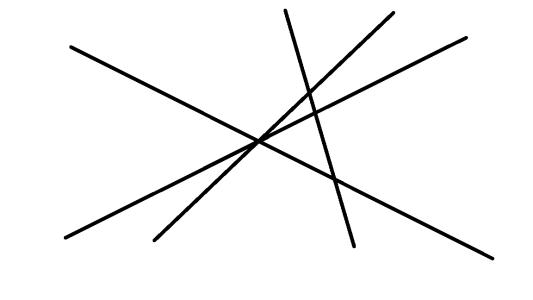
#> input picture opencv/3.jpg, 533 x 300 px, found by its file name
$ python example18.py
#> lines starting #> are read from the running program, lines starting #| are printed output that depends on the picture; after the words box and inside, x2 and y2 are one past the last pixel; in counts of white or black regions, pixels touching at a corner belong together; long printed decimals are rounded
#> further down, src is the input picture: shape (300, 533, 3); min 0, max 255, mean 246.1
# 直线检测

import cv2 as cv
import numpy as np


def line_detect(image):
    gray = cv.cvtColor(image, cv.COLOR_BGR2GRAY)
    cv.imshow("gray", gray)
    edges = cv.Canny(gray, 50, 150, apertureSize=3)
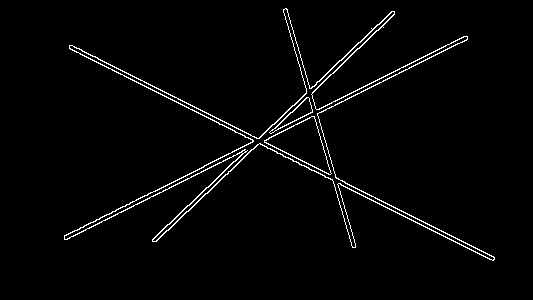
#> edges: shape (300, 533); 2.3% white in thin lines or dots, all inside (x1, y1, x2, y2) = (64, 8, 495, 261)
    lines = cv.HoughLines(edges, 1.0, np.pi / 180, 140, 10, 0)
#> lines = [[14, 2.02], [6, 2.04], [10, 2.04], [279, 0.803], [240, 1.12], [283, 0.803], [237, 1.12], [244, 1.1], [281, 0.785], [-270, 2.86]]
    '''
HoughLinesP(image, rho, theta, threshold, lines=None, minLineLength=None, maxLineGap=None)
1.image： 必须是二值图像，推荐使用canny边缘检测的结果图像；
2.rho：线段以像素为单位的距离精度，double类型的，推荐用1.0
3.theta： 线段以弧度为单位的角度精度，推荐用numpy.pi/180
4.threshod：累加平面的阈值参数，int类型，超过设定阈值才被检测出线段，值越大，基本上意味着检出的线段越长，检出的线段个数越少。根据情况推荐先用100试试
5.lines：线条的输出向量。
6.minLineLength：线段以像素为单位的最小长度。
7.maxLineGap：同一方向上两条线段判定为一条线段的最大允许间隔（断裂），超过了设定值，则把两条线段当成一条线段，值越大，允许线段上的断裂越大，越有可能检出潜在的直线段'''
    print(lines)
#| [[[  14.            2.025  ]]
#|  [[   6.            2.042  ]]
#|  [[  10.            2.042  ]]
#|  [[ 279.            0.8029]]
#|  [[ 240.            1.117 ]]
#|  [[ 283.            0.8029]]
#|  [[ 237.            1.117 ]]
#|  [[ 244.            1.100 ]]
#|  [[ 281.            0.7854 ]]
#|  [[-270.            2.862   ]]]
    for line in lines:
        rho, theta = line[0]
        a = np.cos(theta)
        b = np.sin(theta)
        print(a, b)
        x0 = a * rho
        y0 = b * rho
        x1 = int(x0 + 1000 * (-b))
        y1 = int(y0 + 1000 * (a))
        x2 = int(x0 - 1000 * (-b))
        y2 = int(y0 - 1000 * (a))
        cv.line(image, (x1, y1), (x2, y2), (0, 0, 255), 2)
#> this loop made 10 passes
#> (rho, theta, a, b, x0, y0, x1, y1) on passes 1 to 10: (14, 2.02, -0.438, 0.899, -6.14, 12.58, -904, -425), (6, 2.04, -0.454, 0.891, -2.72, 5.35, -893, -448), (10, 2.04, -0.454, 0.891, -4.54, 8.91, -895, -445), (279, 0.803, 0.695, 0.719, 193.8, 200.7, -525, 895), (240, 1.12, 0.438, 0.899, 105.2, 215.7, -793, 654), (283, 0.803, 0.695, 0.719, 196.6, 203.6, -522, 898), (237, 1.12, 0.438, 0.899, 103.9, 213, -794, 651), (244, 1.1, 0.454, 0.891, 110.8, 217.4, -780, 671), (281, 0.785, 0.707, 0.707, 198.7, 198.7, -508, 905), (-270, 2.86, -0.961, 0.276, 259.5, -74.42, -16, -1035)
#| -0.4384 0.8988
#| -0.454 0.891
#| -0.454 0.891
#| 0.6947 0.7193
#| 0.4384 0.8988
#| 0.6947 0.7193
#| 0.4384 0.8988
#| 0.454 0.891
#> (further printed lines are left out)
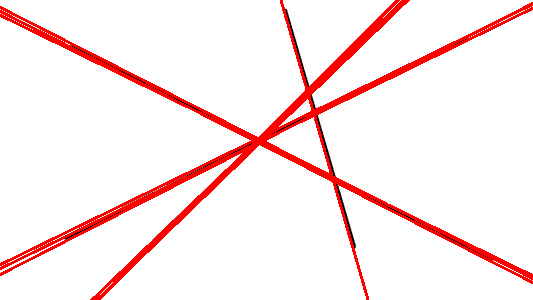
#> image: shape (300, 533, 3); 7.65% of pixels changed, all inside (x1, y1, x2, y2) = (0, 0, 533, 300)
    cv.imshow("image_line", image)


# ----------------------------------
print("Hello to Opencv world")
src = cv.imread("F:\\pythonwork\\opencv\\3.jpg")  # 地址
# cv.namedWindow("input image", cv.WINDOW_AUTOSIZE) # 窗口设置名称，自由尺寸
cv.imshow("origin", src)
t1 = cv.getTickCount()
line_detect(src)

t2 = cv.getTickCount()
print((t2 - t1) / cv.getTickFrequency() * 1000)
#| 26.436
cv.waitKey(3000)

cv.destroyAllWindows()

$ run again, with opencv/2.jpg copied over opencv/3.jpg
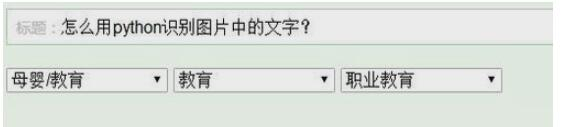
#> input picture opencv/2.jpg, 566 x 127 px, found by its file name
#> src is the input picture: shape (127, 566, 3); mean B, G, R 219, 224.1, 219.2
#> in line_detect, `edges = cv.Canny(gray, 50, 150, apertureSize=3)`:
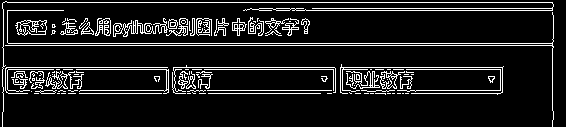
#> edges: shape (127, 566); 10.6% white in thin lines or dots
#> lines = 23 rows, first 8: [45, 1.57], [2, 1.57], [43, 1.57], [67, 1.57], [69, 1.57], [93, 1.57], [90, 1.57], [10, 1.57]
#> (printed output is left out)
#> the loop in line_detect, `for line in lines:` made 23 passes
#> (rho, theta, a, b, x0, y0, x1, y1) on passes 1 to 8: (45, 1.57, -4.37e-08, 1, -1.97e-06, 45, -1000, 44), (2, 1.57, -4.37e-08, 1, -8.74e-08, 2, -1000, 1), (43, 1.57, -4.37e-08, 1, -1.88e-06, 43, -1000, 42), (67, 1.57, -4.37e-08, 1, -2.93e-06, 67, -1000, 66), (69, 1.57, -4.37e-08, 1, -3.02e-06, 69, -1000, 68), (93, 1.57, -4.37e-08, 1, -4.07e-06, 93, -1000, 92), (90, 1.57, -4.37e-08, 1, -3.93e-06, 90, -1000, 89), (10, 1.57, -4.37e-08, 1, -4.37e-07, 10, -1000, 9)
#> (printed output is left out)
#> after the loop in line_detect, `for line in lines:`:
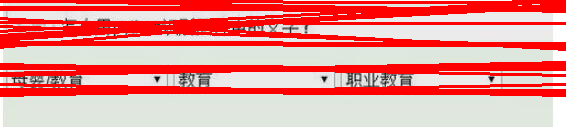
#> image: shape (127, 566, 3); mean B, G, R 142.2, 145.9, 234
#| 17.444
